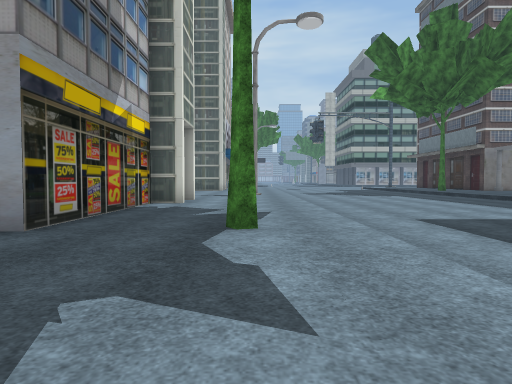
View 1 (above)

16 first-person views from a walk through a scene from a Unity 3-D project. The camera is 1.2 m above the floor, tilts 2° down and sees 75° across. The floor is counted in squares, 2 m on a side. Each view is taken from the middle of a square. On the plan, view 1 faces up. The plan holds only what a view shows up to about 10 squares ahead; the rest is blank. The place goes on beyond the plan. The player character is not drawn. Some surface patterns are stand-ins.

View 2
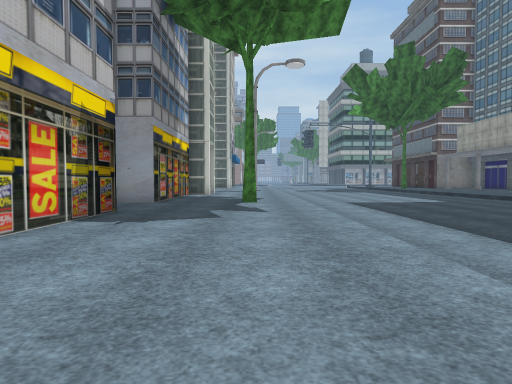

View 3
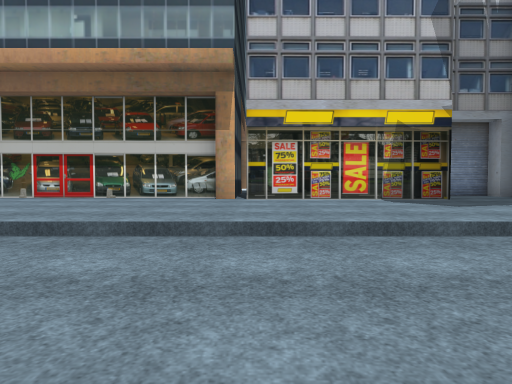

View 4
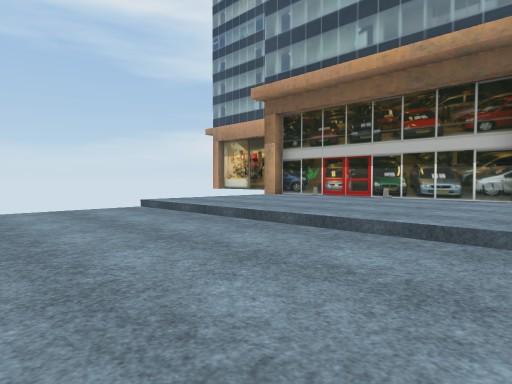

View 5
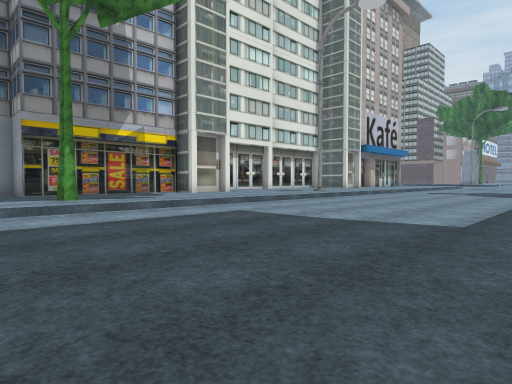

View 6
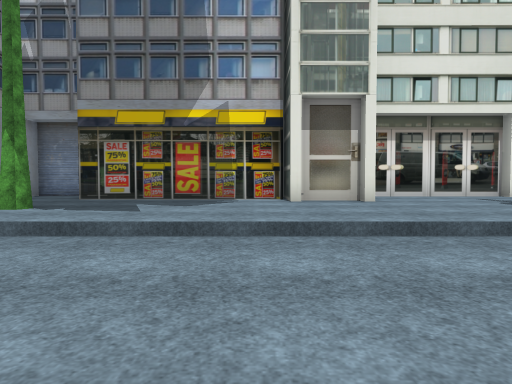

View 7
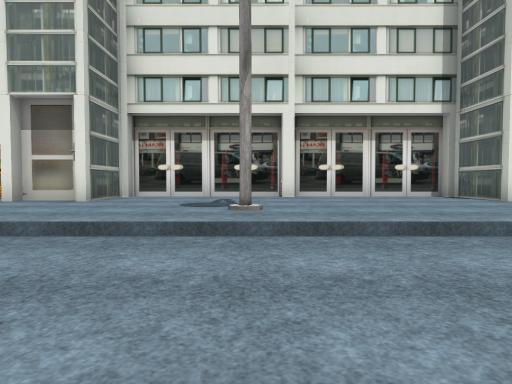

View 8
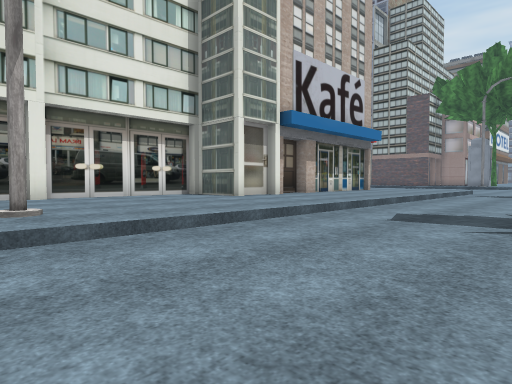

View 9
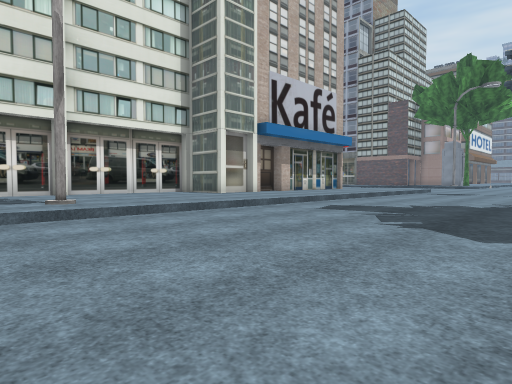

View 10
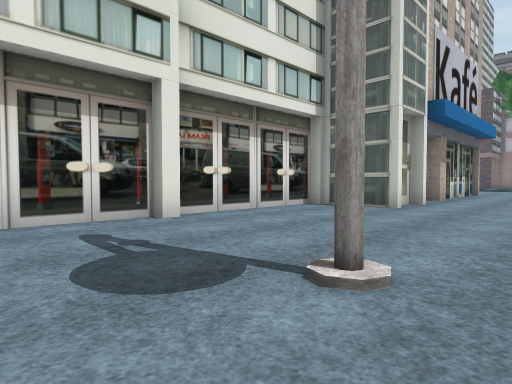

View 11
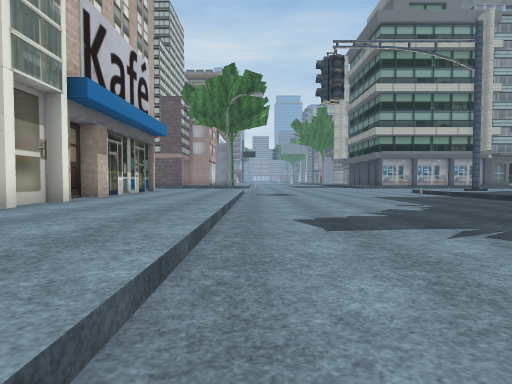

View 12
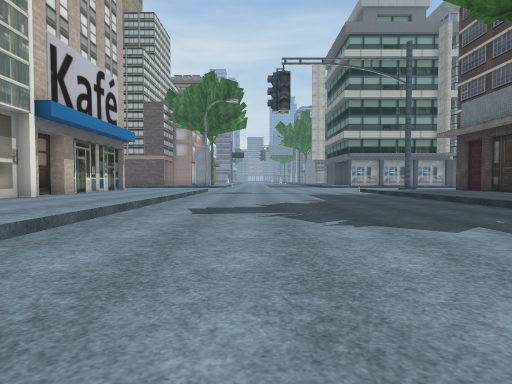

View 13
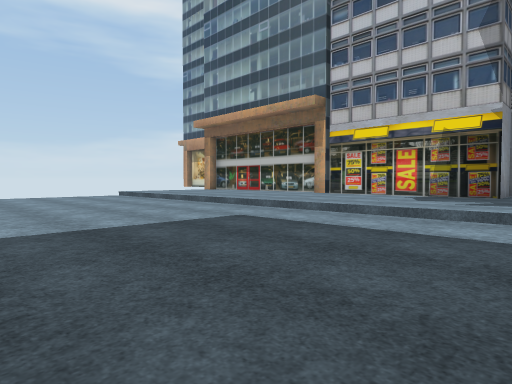

View 14
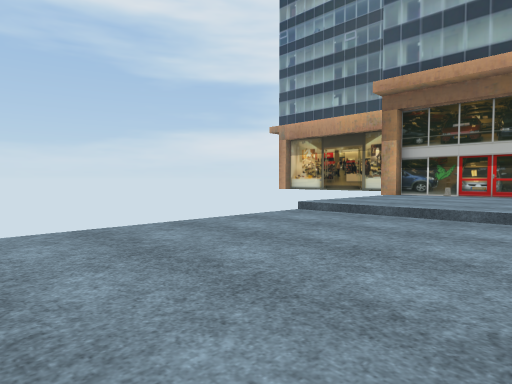

View 15
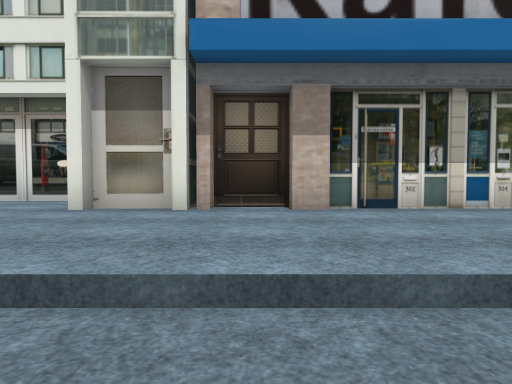

View 16
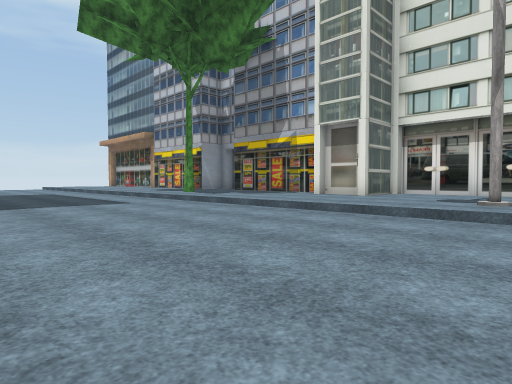

### Floor plan
Key: @ floor where view 1 was taken; # wall or solid block; . main floor; : floor 0.25 m higher than the main floor.
Columns run from 5 left of view 1 to 11 right of it. Each row starts with its distance up from view 1.
 24    #:::........
 23   ##:::........
 22   #::::........::
 21   ##:::........::
 20   ##:::........:
 19  ###:::........
 18  #:::::........
 17  #:::::.......
 16  #:::::......
 15  #:::::......
 14  #:::#:......
 13  #:::::......
 12  #:::::......
 11  #:::::......
 10  ###:::......
  9  ###:::......
  8   #::::......
  7   #::::......
  6   #::::.......
  5   #::::.......
  4 ###::#:.......
  3 #::::::.......
  2 ##:::::.......
  1  ##::::......
  0   #::@:......
 -1   #::::......
 -2   #::::.....
 -3  ##::::.....
 -4  ##::::.....
 -5  #:::::.....
 -6  #:::::......
 -7  #:::::......
 -8  #:::::......
 -9  #:::::......
-10  ##::::......

Positions as (right, up) in squares from view 1, and headings:
1: (0, 0), facing up
2: (0, -5), facing up
3: (5, -3), facing left
4: (5, -3), facing down-left
5: (8, 2), facing up-left
6: (5, 8), facing left
7: (5, 14), facing left
8: (5, 13), facing up-left
9: (7, 12), facing up-left
10: (1, 12), facing up-left
11: (2, 14), facing up
12: (4, 12), facing up
13: (7, 3), facing down-left
14: (7, -6), facing down-left
15: (3, 22), facing left
16: (7, 15), facing down-left
